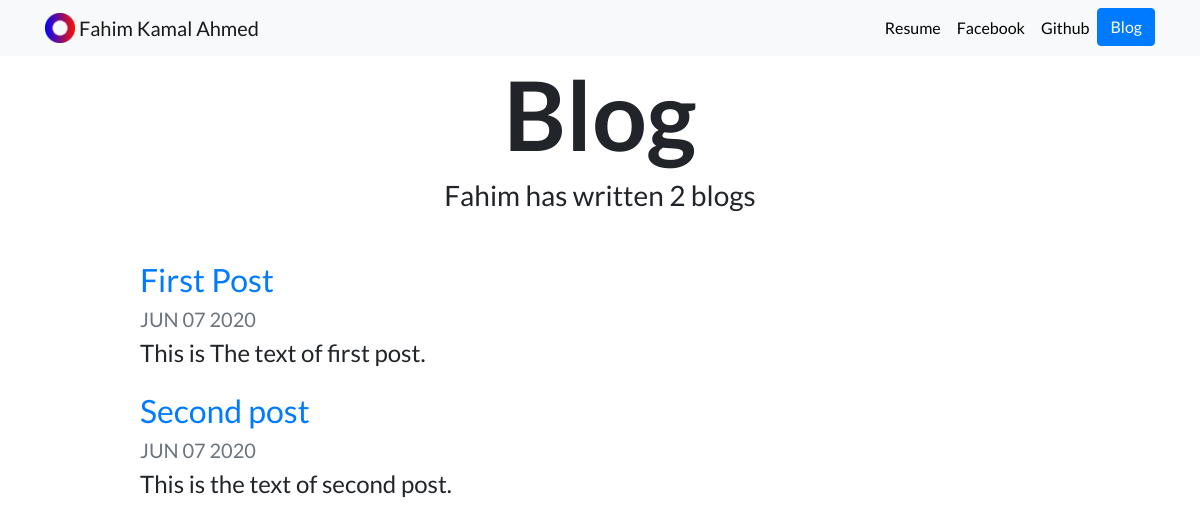
The page /blog/ on the database as committed earlier.
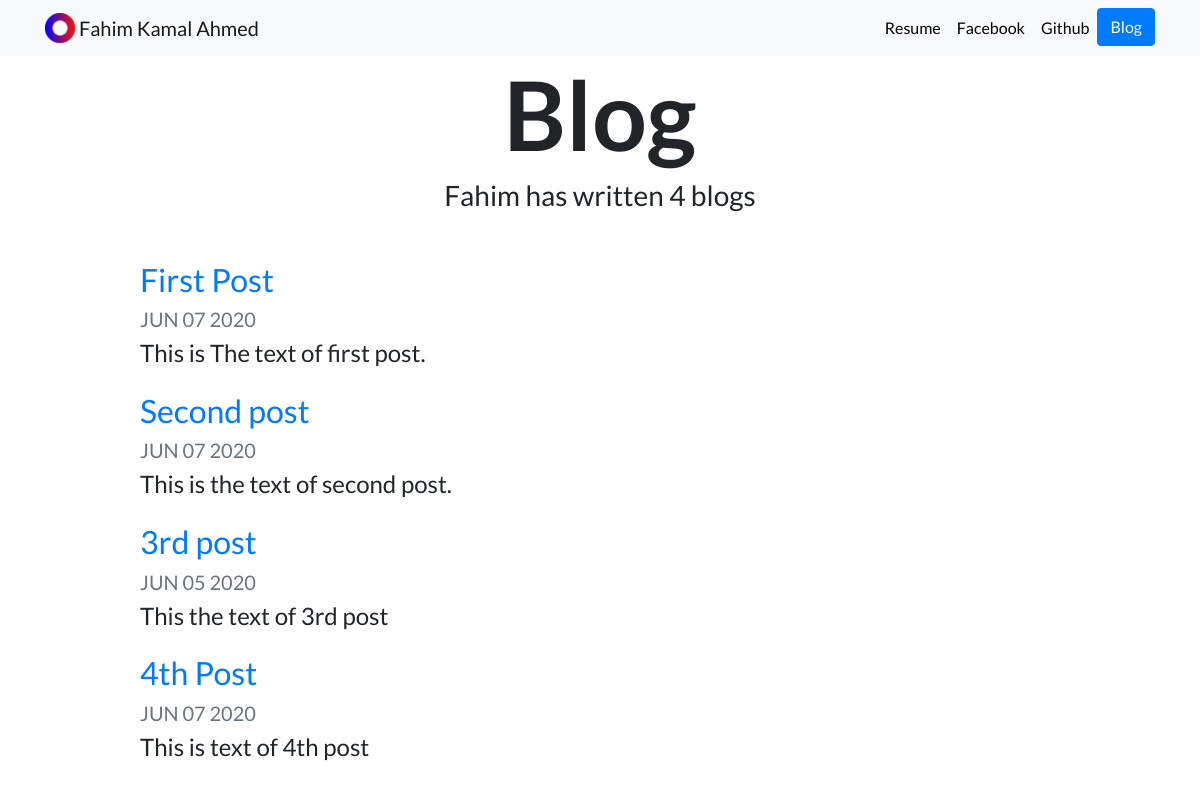
The same page on the database as committed later.
### blog/models.py (models this page shows, shortened)
class Blog(models.Model):
    title = models.CharField(max_length=100)
    description = models.TextField()
    date = models.DateTimeField(verbose_name='Published Date')

### blog/views.py (the view)
# urls.py: path('', views.BlogView.as_view(), name='blog'),
class BlogView(ListView):
    template_name = 'blog/all_blogs.html'
    model = Blog
    context_object_name = 'blogs'

### blog/templates/blog/all_blogs.html
{% extends "base.html" %}
{% block content %}
  <div class="container">
    <h1 id="blogtitle" class="font-weight-bold text-center">Blog</h1>
    <h3 class="text-center mb-5">Fahim has written {{ blogs.count }} blog{{ blogs.count|pluralize }}</h3>
    {% for blog in blogs %}
    <div class="row justify-content-center my-3">
      <div class="col-md-10">
        <a href="{% url 'blog:detail' blog.id %}">
          <h2>{{ blog.title }}</h2>
        </a>
        <h5 class="text-muted">{{ blog.date|date:'M d Y'|upper }}</h5>
        <h4>{{ blog.description|striptags|truncatechars:100 }}</h4>
      </div>
    </div>
    {% endfor %}
  </div>
{% endblock %}

Rows that differ between the two databases and show on the page:
added Blog: title "3rd post", date "JUN 05 2020", description "This the text of 3rd post"
added Blog: title "4th Post", date "JUN 07 2020", description "This is text of 4th post"
Other text that changed with them:
{{ blogs.count }}: "2" → "4"
